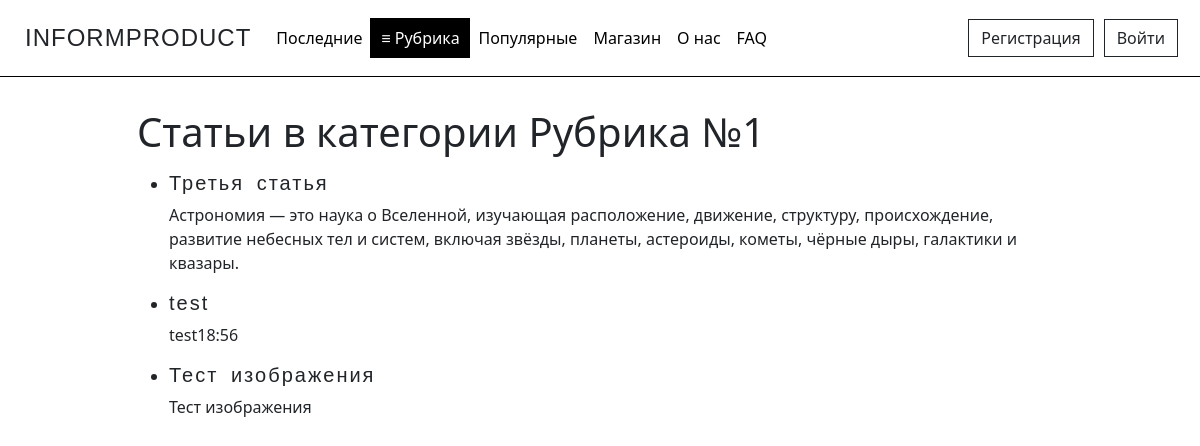
The page /categories/Category №1 on the database as committed earlier.
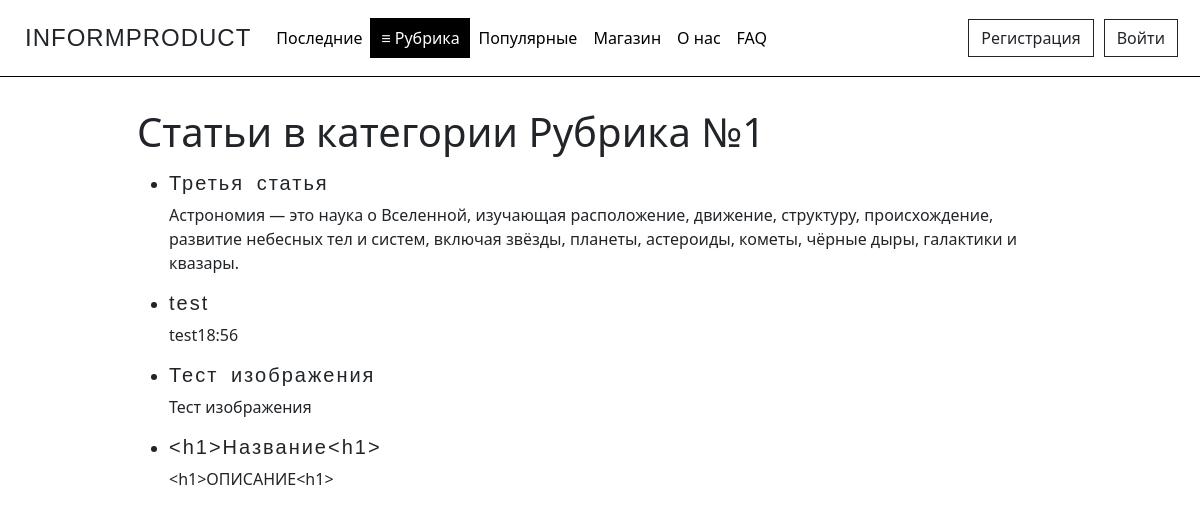
The same page on the database as committed later.
### journal/models.py (models this page shows, shortened)
class Article(models.Model):
    CATEGORY_CHOICES = [
        ('Category №1', 'Рубрика №1'),
        ('Category №2', 'Рубрика №2'),
        ('Category №3', 'Рубрика №3'),
        ('Category №4', 'Рубрика №4'),
        ('Category №5', 'Рубрика №5'),
    ]
    title = models.CharField('Название', max_length=100)
    description = models.TextField('Описание')
    text = models.TextField('Основной текст')
    category = models.CharField(max_length=50, verbose_name='Рубрика', choices=CATEGORY_CHOICES, default='Рубрика №1')
    author = models.ForeignKey(User, verbose_name='Автор', on_delete=models.CASCADE)
    publication = models.BooleanField('Статус публикации', default=False)
    date = models.DateTimeField('Дата', default=timezone.now)
    likes = models.IntegerField('Количество лайков', default=0)
    img = models.ImageField('Превью', default='default_preview.png', upload_to='preview_images')
    class Meta:
        verbose_name = 'Статью'
        verbose_name_plural = 'Статьи'

### journal/views.py (the view)
# urls.py: path('categories/<str:category>', views.CategoriesDetailView.as_view(), name='categories'),
class CategoriesDetailView(ListView):
    model = Article
    template_name = 'journal/categories.html'
    context_object_name = 'articles'
    def get_queryset(self):
        category = self.kwargs['category']
        return Article.objects.filter(category=category, publication=True)
    def get_context_data(self, **kwargs):
        ctx = super().get_context_data(**kwargs)
        category = self.kwargs['category']
        category_choices = dict(Article. CATEGORY_CHOICES)
        if category in category_choices:
            ctx['category'] = category_choices[category]
        return ctx

### journal/templates/journal/categories.html (shortened to what this page needs)
{% extends 'journal/base.html' %}
{% block content %}
  <h1>Статьи в категории  {{category}}</h1>
  <ul>
    {% for article in articles %}
      <li>
          <h2>{{article.title}}</h2>
          <p>{{article.description }}</p>
      </li>
    {% endfor %}
  </ul>
{% endblock %}

Rows that differ between the two databases and show on the page:
added Article: title "<h1>Название<h1>", description "<h1>ОПИСАНИЕ<h1>"
